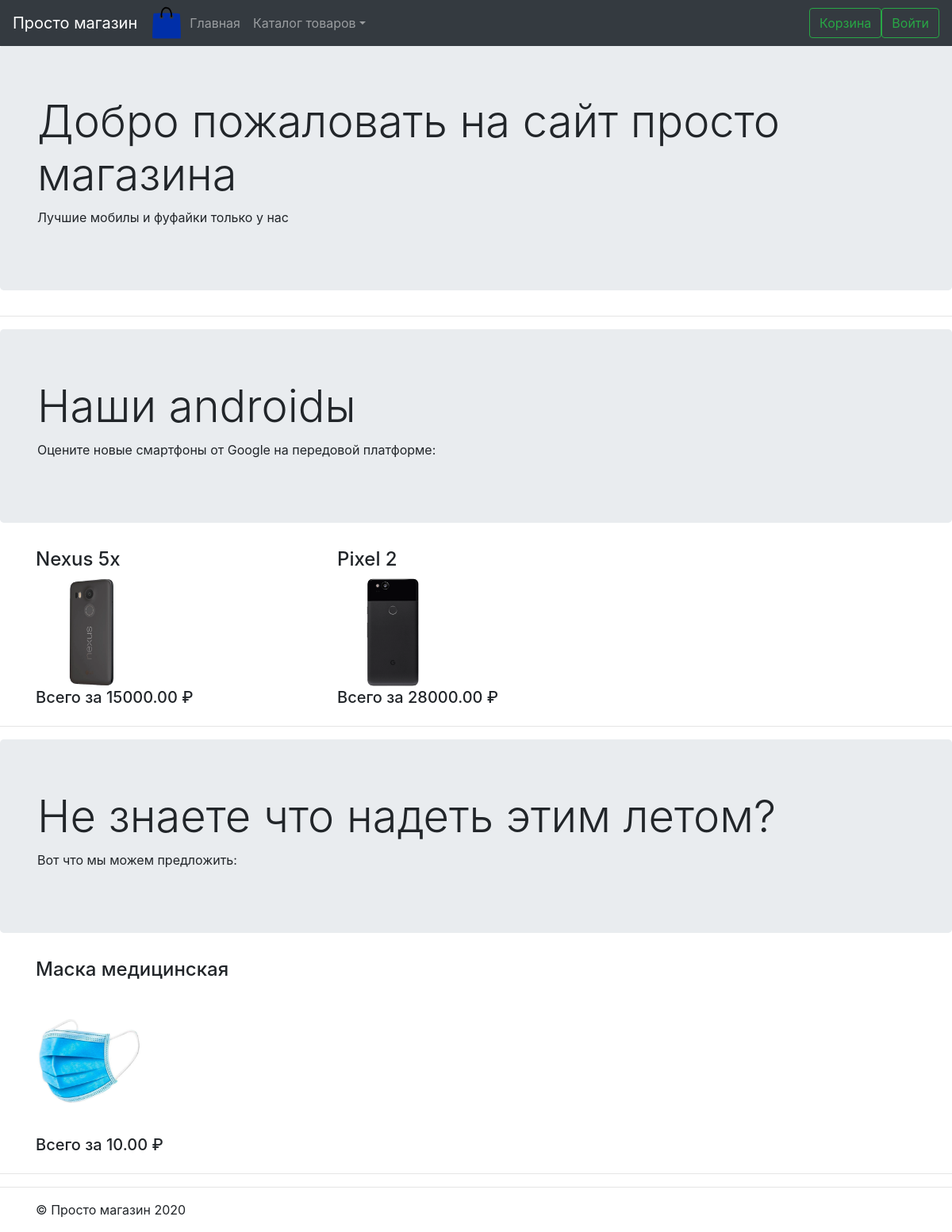
Before: / with the older database file.
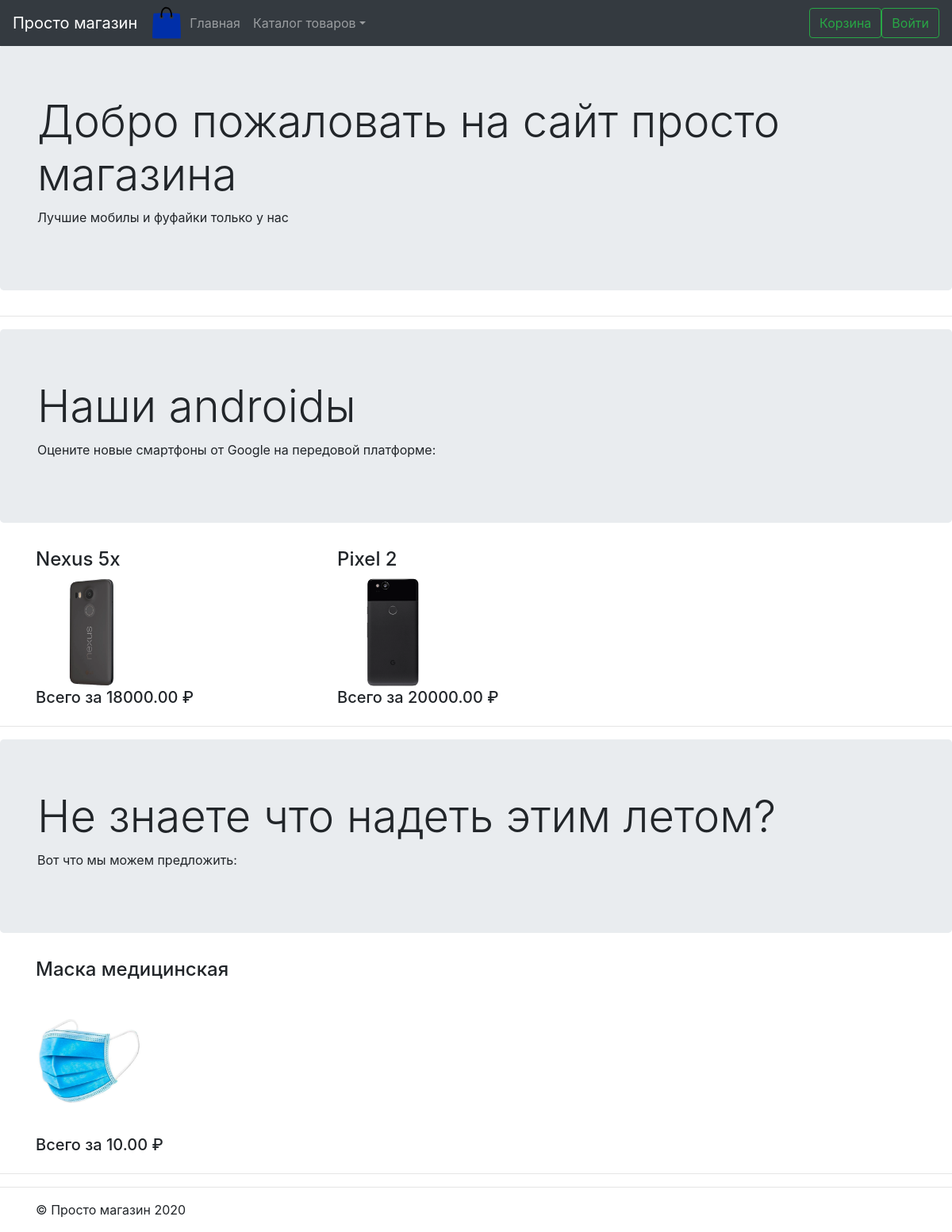
After: the same page with the newer database file.
### app/models.py (models this page shows, shortened)
class Article(models.Model):
    date = models.DateTimeField(verbose_name='Дата', default=datetime.now)
    caption = models.CharField(max_length=150, verbose_name='Статья')
    text = RichTextField(verbose_name='Текст статьи')
    product = models.ManyToManyField(Product, through='ArticleRelation')
    class Meta:
        verbose_name = 'Статья о товаре'
        verbose_name_plural = 'Статьи о товаре'
        ordering = ["-date", ]

class ArticleRelation(models.Model):
    product = models.ForeignKey(Product, on_delete=models.CASCADE, verbose_name='Товар')
    article = models.ForeignKey(Article, on_delete=models.CASCADE, verbose_name='Статья')
    class Meta:
        verbose_name = 'Товар в статье'
        verbose_name_plural = 'Товары в статье'

class Product(models.Model):
    name = models.CharField(max_length=100, verbose_name='Товар')
    photo = models.FileField(upload_to='products/%Y/%m/%d/', verbose_name='Фотография')
    inf = RichTextField(verbose_name='Описание товара')
    section = models.ForeignKey('Section', on_delete=models.CASCADE)
    price = models.DecimalField(verbose_name='Цена', max_digits=8, decimal_places=2)
    class Meta:
        verbose_name = 'Товар'
        verbose_name_plural = 'Товары'

### app/views.py (the view)
# urls.py: path('', views.main_view, name='home'),
def main_view(request):
    template = 'app/index.html'
    context = {'sections': Section.objects.all(),
               'article_list': Article.objects.all(),
               'product_list': Product.objects.all(),
               }
    return render(request, template_name=template, context=context)

### app/templates/app/index.html (shortened to what this page needs)
{% extends "./_base.html" %}
{% load static %}
{% block hint %}
<div class="jumbotron">
    <div class="container">
        <h1 class="display-4">Добро пожаловать на сайт просто магазина</h1>
        <p>Лучшие мобилы и фуфайки только у нас</p>
    </div>
</div>
<hr>
{% endblock %}
{% block content %}
{% for article in article_list %}
<div class="jumbotron">
    <div class="container">
        <h1 class="display-4">{{article.caption}}</h1>
        <p>{{article.text}}</p>
    </div>
</div>
<div class="container">
    <div class="row">
        {% for good in article.articlerelation_set.all %}
        <div class="col-md-4">
            <h4>{{good.product.name}}</h4>
            <a href="/good?id={{good.product.id}}">
                <img src="{{good.product.photo.url}}" width="140">
            </a>
            <h5>Всего за {{good.product.price}} ₽</h5>
        </div>
        {% endfor %}
    </div>
</div>
<hr>
{% endfor %}
{% endblock %}

### app/templates/app/_base.html (shortened to what this page needs)
<!DOCTYPE html>{% load static %}
<html lang="ru" >
<head>
  <link rel="stylesheet" href={% static "css/bootstrap.min.css" %}>
  <link rel="stylesheet" href={% static "css/main.css" %}>
</head>
<body class="" data-gr-c-s-loaded="true">
{% include "./menu.html" with sections=sections %}
<main role="main">
{% block hint %}HINT{% endblock %}
{% block content %}CONTENT{% endblock %}
</main>
<hr>
{% block footer %}
<footer class="container">
  <p>© Просто магазин 2020</p>
</footer>
{% endblock %}
</body>
</html>

### app/templates/app/menu.html (shortened to what this page needs)
{% load mptt_tags %}
{% load static %}
<nav class="navbar navbar-expand-md navbar-dark fixed-top bg-dark">
    <a class="navbar-brand" href="../">Просто магазин</a>
    <img src={% static "media/logo.svg" %} alt="" width="42" height="42">
    <div class="collapse navbar-collapse" id="navbarsExampleDefault">
        <ul class="navbar-nav mr-auto">
            <li class="nav-item">
                <a class="nav-link" href="/">
                    Главная</a>
            </li>
            <li class="nav-item dropdown">
                <a class="nav-link dropdown-toggle" href="/section/{{ node.id }}" id="dropdown01"
                   data-toggle="dropdown" aria-haspopup="true" aria-expanded="false">
                    Каталог товаров</a>
            </li>
        </ul>
        <a class="btn btn-outline-success my-2 my-sm-0" role="button"
           href="{% url 'cart' %}">
            Корзина</a>
        {% if request.user.is_authenticated %}
        <a class="btn btn-outline-success my-2 my-sm-0" role="button"
           href="{% url 'logout' %}">
            Выйти ({{ request.user.username }})</a>
        {% else %}
        <a class="btn btn-outline-success my-2 my-sm-0" role="button"
           href="{% url 'login' %}">
            Войти</a>
        {% endif %}
    </div>
</nav>

Changed rows visible on the page:
changed through a linked row, ArticleRelation "Nexus 5x": product.price "15000.00" → "18000.00"
changed through a linked row, ArticleRelation "Pixel 2": product.price "28000.00" → "20000.00"
